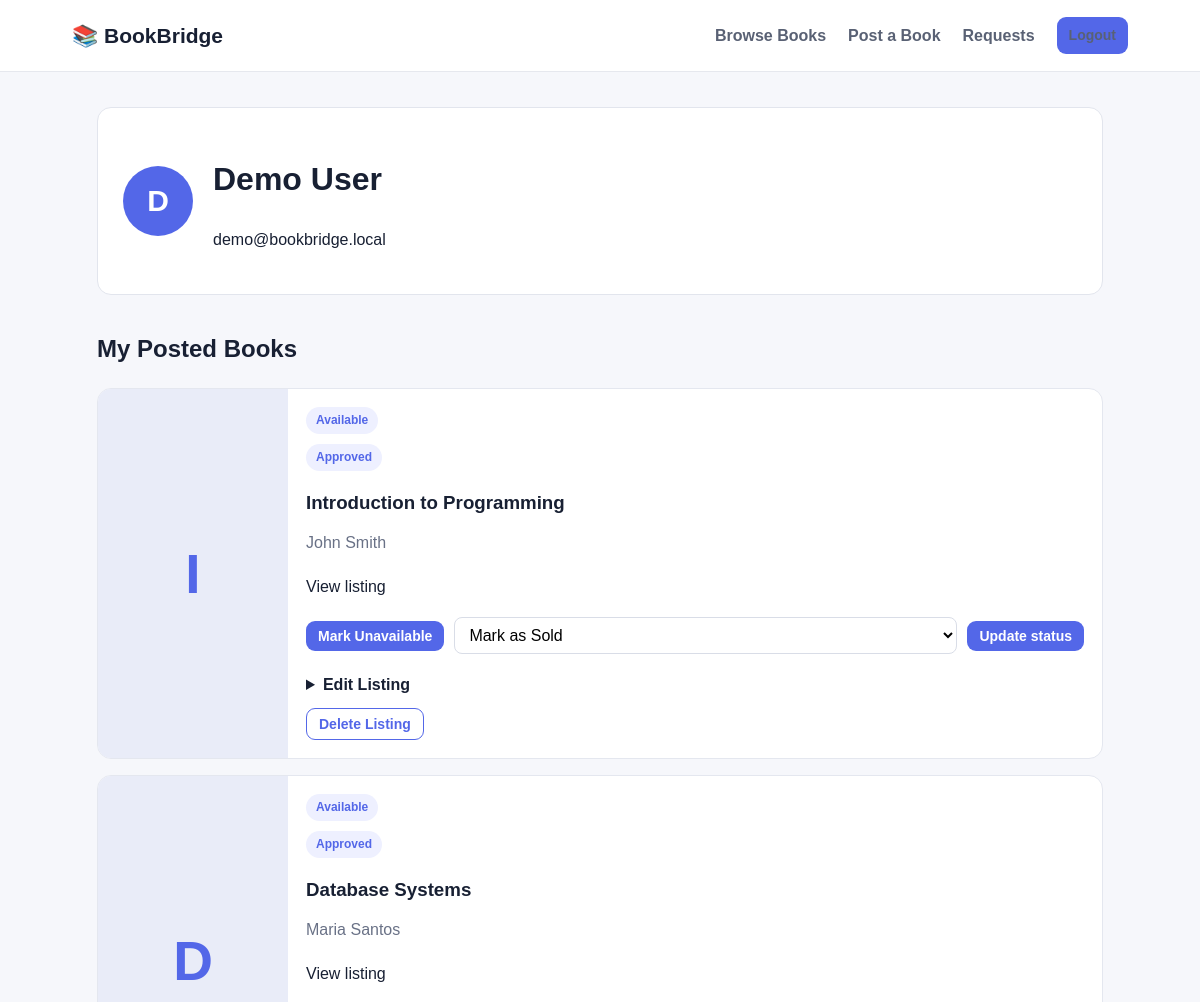
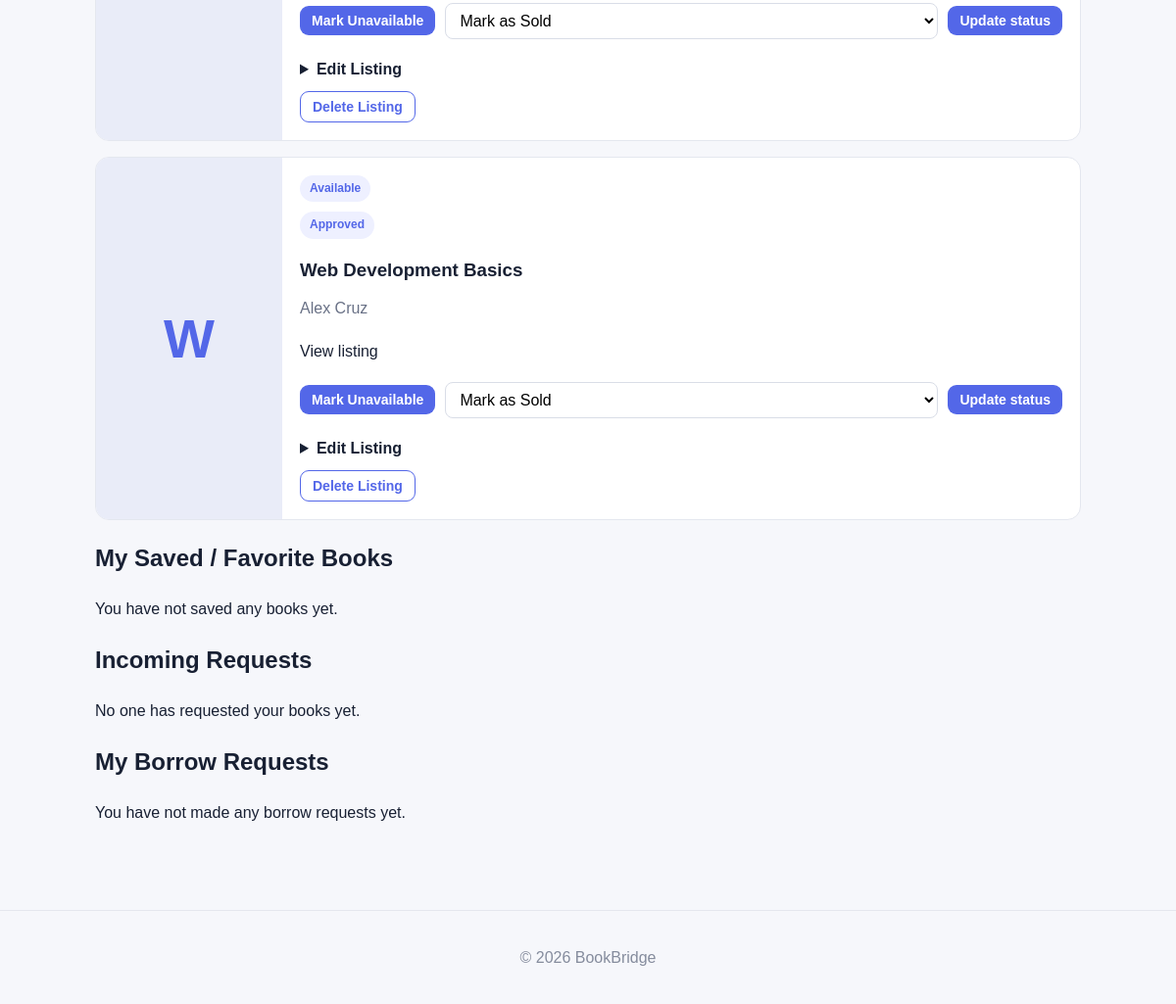
The app's page /profile.php (signed in) with its own data (2 pictures, top to bottom).
### tables this page shows
CREATE TABLE users (
 id INT AUTO_INCREMENT PRIMARY KEY,
 name VARCHAR(100) NOT NULL,
 email VARCHAR(150) NOT NULL UNIQUE,
 password VARCHAR(255) NOT NULL,
 role ENUM('user','admin') NOT NULL DEFAULT 'user',
 created_at TIMESTAMP DEFAULT CURRENT_TIMESTAMP
);

CREATE TABLE books (
 id INT AUTO_INCREMENT PRIMARY KEY,
 owner_id INT NOT NULL,
 title VARCHAR(200) NOT NULL,
 author VARCHAR(150) NOT NULL,
 description TEXT,
 status ENUM('Available','Unavailable','Borrowed','Sold','Donated','Exchanged') NOT NULL DEFAULT 'Available',
 moderation_status ENUM('Pending','Approved','Rejected') NOT NULL DEFAULT 'Pending',
 created_at TIMESTAMP DEFAULT CURRENT_TIMESTAMP,
 FOREIGN KEY(owner_id) REFERENCES users(id) ON DELETE CASCADE
);

### profile.php (the view, shortened to what this page needs)
<?php
require_once "config.php";
$userId = (int)$_SESSION['user_id'];
$statement = $conn->prepare("SELECT name, email FROM users WHERE id=?");
$statement->bind_param("i", $userId);
$statement->execute();
$user = $statement->get_result()->fetch_assoc();
$statement = $conn->prepare("SELECT * FROM books WHERE owner_id=? ORDER BY created_at DESC");
$statement->bind_param("i", $userId);
$statement->execute();
$books = $statement->get_result();
$statement = $conn->prepare("SELECT br.id, br.status, br.message, br.created_at, b.id AS book_id, b.title, requester.name AS requester_name
	FROM borrow_requests br
	JOIN books b ON b.id=br.book_id
	JOIN users requester ON requester.id=br.requester_id
	WHERE b.owner_id=?
	ORDER BY br.created_at DESC");
$statement->bind_param("i", $userId);
$statement->execute();
$incomingRequests = $statement->get_result();
$statement = $conn->prepare("SELECT br.status, br.created_at, b.id AS book_id, b.title, owner.name AS owner_name
	FROM borrow_requests br
	JOIN books b ON b.id=br.book_id
	JOIN users owner ON owner.id=b.owner_id
	WHERE br.requester_id=?
	ORDER BY br.created_at DESC");
$statement->bind_param("i", $userId);
$statement->execute();
$outgoingRequests = $statement->get_result();
$statement = $conn->prepare("SELECT b.id, b.title, b.author, b.status, b.owner_id, owner.name AS owner_name
	FROM favorites f
	JOIN books b ON b.id=f.book_id
	JOIN users owner ON owner.id=b.owner_id
	WHERE f.user_id=? AND b.moderation_status='Approved'
	ORDER BY f.created_at DESC");
$statement->bind_param("i", $userId);
$statement->execute();
$favorites = $statement->get_result();
?>
<!DOCTYPE html>
<html lang="en">
<head>
<link rel="stylesheet" href="css/style.css">
</head>
<body>
<header class="navbar"><a class="brand" href="index.php">📚 BookBridge</a><nav><a href="books.php">Browse Books</a><a href="post-book.php">Post a Book</a><a href="requests.php">Requests</a><a class="btn small" href="logout.php">Logout</a></nav></header>
<main class="container page">
	<div class="profile"><div class="avatar"><?=htmlspecialchars(strtoupper(substr($user['name'] ?? '', 0, 1)))?></div><div><h1><?=htmlspecialchars($user['name'] ?? '')?></h1><p><?=htmlspecialchars($user['email'] ?? '')?></p></div></div>
	<h2>My Posted Books</h2>
	<?php if ($books->num_rows === 0): ?>
		<p>You have not posted any books yet.</p>
	<?php else: ?>
		<div class="book-grid profile-listing-grid">
		<?php while ($book = $books->fetch_assoc()): ?>
			<?php $moderationLabel = $book['moderation_status'] === 'Pending' ? 'Pending Approval' : $book['moderation_status']; ?>
			<article class="book-card profile-listing-card">
				<div class="cover-placeholder"><?=htmlspecialchars(strtoupper(substr($book['title'], 0, 1)))?></div>
				<div class="book-info">
					<span class="badge"><?=htmlspecialchars($book['status'])?></span>
					<span class="badge"><?=htmlspecialchars($moderationLabel)?></span>
					<h3><?=htmlspecialchars($book['title'])?></h3>
					<p><?=htmlspecialchars($book['author'])?></p>
					<a href="book-details.php?id=<?=(int)$book['id']?>">View listing</a>
					<form method="post" class="hero-actions seller-status-form">
						<?php if (in_array($book['status'], ['Available', 'Unavailable'], true)): ?>
							<button class="btn small" name="action" value="toggle_availability"><?=$book['status'] === 'Available' ? 'Mark Unavailable' : 'Mark Available'?></button>
						<?php endif; ?>
						<select name="status" aria-label="Set listing status">
							<option value="Sold">Mark as Sold</option>
						</select>
						<button class="btn small" name="action" value="set_status">Update status</button>
					</form>
					<details>
						<summary>Edit Listing</summary>
					</details>
					<form method="post" class="seller-delete-form" onsubmit="return confirm('Delete this listing and its related requests and saved-book entries?')">
						<button class="btn small outline" name="action" value="delete_listing">Delete Listing</button>
					</form>
				</div>
			</article>
		<?php endwhile; ?>
		</div>
	<?php endif; ?>
	<h2>My Saved / Favorite Books</h2>
	<?php if ($favorites->num_rows === 0): ?>
		<p>You have not saved any books yet.</p>
	<?php endif; ?>
	<h2>Incoming Requests</h2>
	<?php if ($incomingRequests->num_rows === 0): ?><p>No one has requested your books yet.</p><?php endif; ?>
	<h2>My Borrow Requests</h2>
	<?php if ($outgoingRequests->num_rows === 0): ?><p>You have not made any borrow requests yet.</p><?php endif; ?>
</main>
<footer>© <?=date("Y")?> BookBridge</footer>
</body>
</html>

### css/style.css (style rules this page uses)
* { box-sizing:border-box }
body { margin:0;font-family:Arial,Helvetica,sans-serif;background:#f6f7fb;color:#182033;line-height:1.6 }
a { color:inherit;text-decoration:none }
.navbar { height:72px;background:#fff;border-bottom:1px solid #e6e8ee;display:flex;align-items:center;justify-content:space-between;padding:0 6%;position:sticky;top:0;z-index:10 }
.brand { font-size:21px;font-weight:800 }
.navbar nav { display:flex;align-items:center;gap:22px }
.navbar nav a { font-weight:600;color:#596174 }
.btn { display:inline-block;border:0;border-radius:9px;background:#5367e8;color:#fff;padding:11px 18px;font-weight:700;cursor:pointer }
.btn.outline { background:transparent;color:#5367e8;border:1px solid #5367e8 }
.btn.small { padding:7px 12px;font-size:14px }
.hero-actions { display:flex;gap:12px;margin-top:25px }
.container { max-width:1150px;margin:auto;padding:35px 6% }
.page { min-height:70vh }
.book-grid { display:grid;grid-template-columns:repeat(3,1fr);gap:22px }
.book-card { background:#fff;border:1px solid #e4e7ef;border-radius:14px;overflow:hidden }
.cover-placeholder { height:180px;background:#e9ecf8;display:flex;align-items:center;justify-content:center;font-size:55px;font-weight:900;color:#5367e8 }
.book-info { padding:18px }
.book-info h3 { margin:7px 0 2px }
.book-info p { margin:0 0 8px;color:#697186 }
.badge { display:inline-block;background:#eef0ff;color:#5367e8;border-radius:20px;padding:4px 10px;font-size:12px;font-weight:700 }
.profile { display:flex;gap:20px;align-items:center;background:#fff;border:1px solid #e2e5ed;padding:25px;border-radius:14px;margin-bottom:35px }
.avatar { width:70px;height:70px;border-radius:50%;background:#5367e8;color:#fff;display:flex;align-items:center;justify-content:center;font-size:30px;font-weight:800 }
footer { text-align:center;padding:35px;color:#858c9d;border-top:1px solid #e5e7ee;margin-top:35px }

### profile.php (style rules this page uses)
.profile-listing-grid { display:grid;grid-template-columns:minmax(0,1fr);gap:16px;width:100%; }
.profile-listing-card { display:grid;grid-template-columns:minmax(130px,190px) minmax(0,1fr);min-width:0;overflow:visible; }
.profile-listing-card .cover-placeholder { height:100%;min-height:200px;border-radius:13px 0 0 13px; }
.profile-listing-card .book-info { display:flex;flex-direction:column;align-items:flex-start;gap:10px;min-width:0;width:100%; }
.profile-listing-card .book-info h3,.profile-listing-card .book-info p,.profile-listing-card .book-info>a { max-width:100%;overflow-wrap:anywhere; }
.profile-listing-card .seller-status-form { display:flex;flex-wrap:wrap;align-items:center;gap:10px;width:100%;min-width:0;margin:8px 0; }
.profile-listing-card .seller-status-form .btn { flex:0 1 auto;max-width:100%;min-width:0;white-space:normal;text-align:center; }
.profile-listing-card .seller-status-form select { flex:1 1 190px;width:auto;min-width:0;max-width:100%;padding:8px 10px;border:1px solid #d9dde7;border-radius:8px;background:#fff;font:inherit; }
.profile-listing-card details,.profile-listing-card details form,.profile-listing-card .seller-delete-form { width:100%;min-width:0;max-width:100%; }
.profile-listing-card details summary { cursor:pointer;font-weight:700; }
.profile-listing-card .seller-delete-form { margin:0; }

### records on screen
users: name "D", name "Demo User", email "demo@bookbridge.local"
books: title "I", status "Available", moderation_status "Approved", title "Introduction to Programming", author "John Smith", shows "Mark Unavailable"
books: title "D", status "Available", moderation_status "Approved", title "Database Systems", author "Maria Santos", shows "Mark Unavailable"
books: title "W", status "Available", moderation_status "Approved", title "Web Development Basics", author "Alex Cruz", shows "Mark Unavailable"
